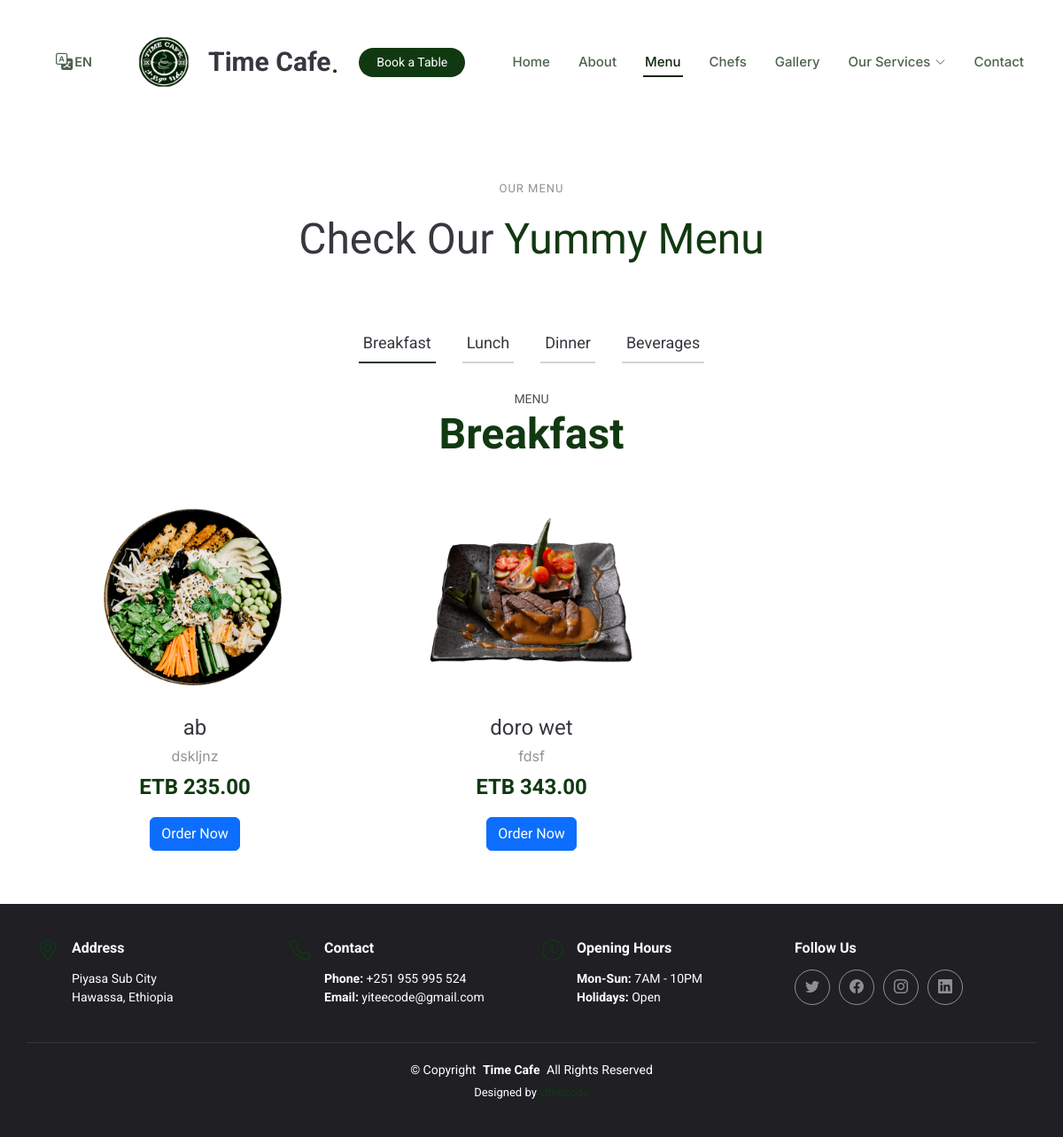
Page /menu.php on the committed database.
### tables this page shows
CREATE TABLE settings (
    id INT PRIMARY KEY AUTO_INCREMENT,
    setting_key VARCHAR(50) UNIQUE NOT NULL,
    setting_value TEXT,
    created_at TIMESTAMP DEFAULT CURRENT_TIMESTAMP,
    updated_at TIMESTAMP DEFAULT CURRENT_TIMESTAMP ON UPDATE CURRENT_TIMESTAMP
);

CREATE TABLE menu_categories (
    id INT PRIMARY KEY AUTO_INCREMENT,
    name VARCHAR(255) NOT NULL,
    description TEXT,
    sort_order INT DEFAULT 0,
    active BOOLEAN DEFAULT true,
    updated_at TIMESTAMP DEFAULT CURRENT_TIMESTAMP ON UPDATE CURRENT_TIMESTAMP
);

CREATE TABLE menu_items (
    id INT PRIMARY KEY AUTO_INCREMENT,
    category_id INT,
    name VARCHAR(255) NOT NULL,
    description TEXT,
    price DECIMAL(10,2) NOT NULL,
    image VARCHAR(255),
    active BOOLEAN DEFAULT true,
    sort_order INT DEFAULT 0,
    created_at TIMESTAMP DEFAULT CURRENT_TIMESTAMP,
    updated_at TIMESTAMP DEFAULT CURRENT_TIMESTAMP ON UPDATE CURRENT_TIMESTAMP,
    FOREIGN KEY (category_id) REFERENCES menu_categories(id)
);

### menu.php (the view, shortened to what this page needs)
<?php
require_once 'db-config.php';
try {
    $stmt = $connect->prepare("
        SELECT * FROM menu_categories
        WHERE active = 1
        ORDER BY sort_order
    ");
    $stmt->execute();
    $result = $stmt->get_result();
    $categories = $result->fetch_all(MYSQLI_ASSOC);
    $stmt = $connect->prepare("
        SELECT m.*, c.name as category_name
        FROM menu_items m
        JOIN menu_categories c ON m.category_id = c.id
        WHERE m.active = 1
        ORDER BY c.sort_order, m.name
    ");
    $stmt->execute();
    $result = $stmt->get_result();
    $menu_items = $result->fetch_all(MYSQLI_ASSOC);
    $items_by_category = [];
    foreach ($menu_items as $item) {
        $items_by_category[$item['category_id']][] = $item;
    }
} catch (Exception $e) {
    error_log("Error loading menu: " . $e->getMessage());
    $categories = [];
    $items_by_category = [];
}
$logoStmt = $connect->prepare("SELECT setting_value FROM settings WHERE setting_key = 'brand_logo'");
$logoStmt->execute();
$logoResult = $logoStmt->get_result();
$currentLogo = $logoResult->fetch_assoc()['setting_value'] ?? 'time-logo.png';
$logoUrl = 'assets/img/' . htmlspecialchars($currentLogo) . '?v=' . time();
?>
<!DOCTYPE html>
<html lang="en">
<head>
  <link href="assets/vendor/bootstrap/css/bootstrap.min.css" rel="stylesheet">
  <link href="assets/vendor/bootstrap-icons/bootstrap-icons.css" rel="stylesheet">
  <link href="assets/vendor/aos/aos.css" rel="stylesheet">
  <link href="assets/vendor/glightbox/css/glightbox.min.css" rel="stylesheet">
  <link href="assets/vendor/swiper/swiper-bundle.min.css" rel="stylesheet">
  <link href="assets/css/main.css" rel="stylesheet">
</head>
<body class="index-page">
  <header id="header" class="header d-flex align-items-center sticky-top">
    <div class="container position-relative d-flex align-items-center justify-content-between">
      <a href="index.php" class="logo d-flex align-items-center me-auto me-xl-0">
        <img src="<?php echo $logoUrl; ?>" alt="time logo">
        <h1 class="sitename">Time Cafe</h1>
        <span>.</span>
      </a>
      <nav id="navmenu" class="navmenu">
        <ul>
          <li><a href="index.php" data-i18n="nav.home">Home</a></li>
          <li><a href="about.php" data-i18n="nav.about">About</a></li>
          <li><a href="menu.php" data-i18n="nav.menu">Menu</a></li>
          <li><a href="chefs.php" data-i18n="nav.chefs">Chefs</a></li>
          <li><a href="gallery.php" data-i18n="nav.gallery">Gallery</a></li>
          <li class="dropdown">
            <a href="#" data-i18n="nav.services">
              <span>Our Services</span>
              <i class="bi bi-chevron-down toggle-dropdown"></i>
            </a>
          </li>
          <li><a href="contact.php" data-i18n="nav.contact">Contact</a></li>
        </ul>
      </nav>
      <a class="btn-getstarted" href="index.php#book-a-table">Book a Table</a>
      <div class="language-selector">
        <button type="button" class="lang-toggle">
          <i class="bi bi-translate"></i>
          <span class="current-lang">EN</span>
        </button>
    </div>
  </header>
 <section id="menu" class="menu section">
  <div class="container section-title" data-aos="fade-up">
    <h2>Our Menu</h2>
    <p><span>Check Our</span> <span class="description-title">Yummy Menu</span></p>
  </div>
  <div class="container">
    <ul class="nav nav-tabs d-flex justify-content-center" data-aos="fade-up" data-aos-delay="100">
      <?php foreach ($categories as $index => $category): ?>
      <li class="nav-item">
          <a class="nav-link <?php echo $index === 0 ? 'active show' : ''; ?>"
             data-bs-toggle="tab"
             data-bs-target="#menu-<?php echo strtolower($category['name']); ?>">
            <h4><?php echo htmlspecialchars($category['name']); ?></h4>
          </a>
      </li>
      <?php endforeach; ?>
    </ul>
    <div class="tab-content" data-aos="fade-up" data-aos-delay="200">
      <?php foreach ($categories as $index => $category): ?>
        <div class="tab-pane fade <?php echo $index === 0 ? 'active show' : ''; ?>"
             id="menu-<?php echo strtolower($category['name']); ?>">
        <div class="tab-header text-center">
          <p>Menu</p>
            <h3><?php echo htmlspecialchars($category['name']); ?></h3>
        </div>
        <div class="row gy-5">
            <?php if (isset($items_by_category[$category['id']])): ?>
              <?php foreach ($items_by_category[$category['id']] as $item): ?>
          <div class="col-lg-4 menu-item">
            <?php if (!empty($item['image'])): ?>
                <a href="uploads/menu/<?php echo htmlspecialchars($item['image']); ?>" class="glightbox">
                    <img src="uploads/menu/<?php echo htmlspecialchars($item['image']); ?>"
                         class="menu-img img-fluid"
                         alt="<?php echo htmlspecialchars($item['name']); ?>">
                </a>
            <?php endif; ?>
            <h4><?php echo htmlspecialchars($item['name']); ?></h4>
            <p class="ingredients">
                <?php echo htmlspecialchars($item['description']); ?>
            </p>
            <p class="price">
                ETB <?php echo number_format($item['price'], 2); ?>
            </p>
            <button type="button"
                    class="btn btn-primary order-btn"
                    onclick="openOrderModal(<?php echo $item['id']; ?>, '<?php echo addslashes($item['name']); ?>', <?php echo $item['price']; ?>)">
                Order Now
            </button>
        </div>
              <?php endforeach; ?>
            <?php else: ?>
              <div class="col-12 text-center">
                <p>No items available in this category.</p>
        </div>
            <?php endif; ?>
        </div>
        </div>
      <?php endforeach; ?>
    </div>
  </div>
</section>
<footer id="footer" class="footer dark-background">
  <div class="container">
    <div class="row gy-3">
      <div class="col-lg-3 col-md-6 d-flex">
        <i class="bi bi-geo-alt icon"></i>
        <div class="address">
          <h4>Address</h4>
          <p>Piyasa Sub City</p>
          <p>Hawassa, Ethiopia</p>
        </div>
      </div>
      <div class="col-lg-3 col-md-6 d-flex">
        <i class="bi bi-telephone icon"></i>
        <div>
          <h4>Contact</h4>
          <p>
            <strong>Phone:</strong> <span>+251 955 995 524</span><br>
            <strong>Email:</strong> <span>yiteecode@gmail.com</span><br>
          </p>
        </div>
      </div>
      <div class="col-lg-3 col-md-6 d-flex">
        <i class="bi bi-clock icon"></i>
        <div>
          <h4>Opening Hours</h4>
          <p>
            <strong>Mon-Sun:</strong> <span>7AM - 10PM</span><br>
            <strong>Holidays:</strong> <span>Open</span>
          </p>
        </div>
      </div>
      <div class="col-lg-3 col-md-6">
        <h4>Follow Us</h4>
        <div class="social-links d-flex">
          <a href="#" class="twitter"><i class="bi bi-twitter"></i></a>
          <a href="#" class="facebook"><i class="bi bi-facebook"></i></a>
          <a href="#" class="instagram"><i class="bi bi-instagram"></i></a>
          <a href="#" class="linkedin"><i class="bi bi-linkedin"></i></a>
        </div>
      </div>
    </div>
  </div>
  <div class="container copyright text-center mt-4">
    <p>© <span>Copyright</span> <strong class="px-1 sitename">Time Cafe</strong> <span>All Rights Reserved</span></p>
    <div class="credits">
      Designed by <a href="https://yitage.github.io/yiteefreelancer.github.io/">yiteecode</a>
    </div>
  </div>
</footer>
</body>
    </html>

### rows in the picture
settings: setting_value (picture)
menu_categories: name "Breakfast"
menu_categories: name "Lunch"
menu_categories: name "Dinner"
menu_categories: name "Beverages"
menu_items: image (picture), name "ab", description "dskljnz", price "235.00"
menu_items: image (picture), name "doro wet", description "fdsf", price "343.00"
